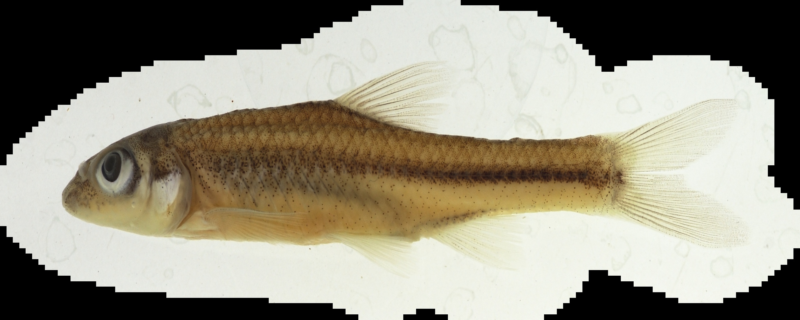
#> input picture pipeline/input_images/INHS_FISH_90766.png, 800 x 320 px
$ python morphology.py ../../pipeline/input_images/INHS_FISH_90766.png ../../pipeline/input_images/INHS_FISH_91459.png out.png ../../pipeline/input_images/INHS_FISH_91459.png
#> lines starting #> are read from the running program, lines starting #| are printed output that depends on the picture; after the words box and inside, x2 and y2 are one past the last pixel; in counts of white or black regions, pixels touching at a corner belong together
#!/usr/bin/env python3
# -*- coding: utf-8 -*-
"""
Created on Fri Apr  8 10:02:59 2022

@author: thibault
"""

import os
import sys
import numpy as np
from PIL import Image
from skimage.measure import label, regionprops, regionprops_table
from math import sqrt
import json


trait_list = ["background", "dorsal_fin", "adipos_fin", "caudal_fin", "anal_fin", "pelvic_fin", "pectoral_fin",
              "head", "eye", "caudal_fin_ray", "alt_fin_ray", "alt_fine_spine", "trunk"]

color_list = [np.array([0, 0, 0]), np.array([254, 0, 0]),
              np.array([0, 254, 0]), np.array([0, 0, 254]),
              np.array([254, 254, 0]), np.array([0, 254, 254]),
              np.array([254, 0, 254]), np.array([254, 254, 254]),
              np.array([0, 254, 102]), np.array([254, 102, 102]),
              np.array([254, 102, 204]), np.array([254, 204, 102]),
              np.array([0, 124, 124])]

# Create dictionnaries to go from channel to color or from trait to color
channel_color_dict = {i: j for i, j in enumerate(color_list)}
trait_color_dict = dict(zip(trait_list, color_list))


def import_segmented_image(image_path):
    '''
    import the image from "image_path" and convert to np.array astype uint8 (0-255)

    '''
    img = Image.open(image_path)
    img_arr = np.array(img, dtype=np.uint8)

    return img_arr


def get_one_trait_mask(img, trait_color_dict, trait_key):
    '''
    Create a mask for a trait define by "trait_key" using "img" (the image array)
    and trait_color_dict (the trait to color dictionnary)

    '''
    color_array = trait_color_dict[trait_key]
    trait_mask = (img[:, :, 0] == color_array[0]) & (
        img[:, :, 1] == color_array[1]) & (img[:, :, 2] == color_array[2])

    return trait_mask


def get_channels_mask(img, trait_color_dict):
    ''' Convert the png image (numpy.ndarray, np.uint8)  (320, 800, 3)
    to a mask_channel (320, 800, 12) Binary map

    input
    output
    img shape -> (320, 800, 3) if normal=True
    else: mask shape -> (12, 320, 800)
        we want to output a PIL image with rgb color value
    '''

    mask = {}
    for color, trait in enumerate(trait_color_dict):

        mask[trait] = get_one_trait_mask(
            img, trait_color_dict, trait).astype("uint8")

    return mask

def get_scale(metadata_file):

    f = open(metadata_file)
    data = json.load(f)
    first_value = list(data.values())[0]

    if first_value['has_ruler']==True:

        scale = round(first_value['scale'],3)
    else: scale =[None]

    return scale


def get_morphology_one_trait(trait_key, mask, parameter=None):

    trait_mask = mask[trait_key]
    total_area = sum(sum(trait_mask))
    label_trait = label(trait_mask)
    regions_trait = regionprops(label_trait)

    result={"area":[], "percent" : [],"centroid":[], "bbox":[]}
    # iterate throught the region sorted by area size
    for region in sorted(regions_trait, key=lambda r: r.area, reverse=True):

        # choose what you want to see
        result["area"].append(region.area)
        result["percent"].append(region.area/total_area)
        result["centroid"].append(region.centroid)
        result["bbox"].append(region.bbox)

    return result, regions_trait


def compare_head_eye(result_head, head, result_eye, eye, metadata_file,  name=None):

    # Checked if there is a major big blob
    if result_head["percent"][0] > 0.85 and result_eye["percent"][0] > 0.85:

        head = head[0]
        eye = eye[0]
        ratio_eye_head = eye.area/(head.area + eye.area)

        coord_head = head.centroid
        coord_eye = eye.centroid

        distance_eye_snout =  abs(head.bbox[1]-eye.bbox[1])
        scale = get_scale(metadata_file)

    return {name:{"eye_head_ratio" : round(ratio_eye_head,3),
                "snout_eye_distance": round(distance_eye_snout,3), "scale":scale}}

def main(image_path, metadata_file, output_json, name):


#> called with output_json = 'out.png'
    img = import_segmented_image(image_path)
#> in import_segmented_image, img is the input picture: PIL image 800x320 RGB; mean R, G, B 150.1, 145.5, 130.1

    mask = get_channels_mask(img, trait_color_dict)
#> the loop in get_channels_mask, `for color, trait in enumerate(trait_color_dict): ` made 13 passes
#> pass 1, in get_one_trait_mask, `trait_mask = (img[:, :, 0] == color_array[0]) & ( img[:, :, 1] == colo..`:
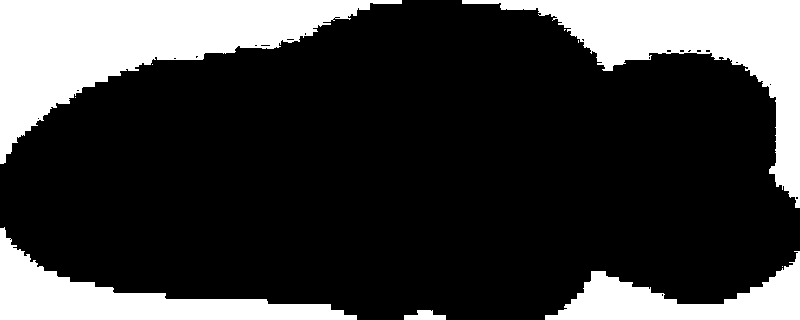
#> trait_mask: shape (320, 800) bool; 24% white; 10 white regions (5 under 20 px), largest, box (x1, y1, x2, y2) and area: (0, 0, 402, 164) 24708, (462, 0, 800, 208) 18322, (0, 227, 357, 320) 10595, (545, 251, 800, 320) 7534, (404, 310, 446, 320) 287
#> after the loop in get_channels_mask, `for color, trait in enumerate(trait_color_dict):`: mask = 13 items
#> mask = 13 items

    # Create your own function
    res_head, head = get_morphology_one_trait("head", mask, parameter=None)
#> in get_morphology_one_trait, `total_area = sum(sum(trait_mask))`: total_area = 0
#> in get_morphology_one_trait, `label_trait = label(trait_mask)`: label_trait: shape (320, 800) int64; every value is 0
#> in get_morphology_one_trait, `regions_trait = regionprops(label_trait)`: regions_trait = []
#> res_head = {'area': [], 'percent': [], 'centroid': [], 'bbox': []}; head = []
    res_eye, eye = get_morphology_one_trait("eye", mask, parameter=None)
#> res_eye has the same summary as res_head; eye = []

    result = compare_head_eye(res_head, head, res_eye, eye, metadata_file, name)

    with open(output_json, 'w') as f:
        json.dump(result, f)

if __name__ == '__main__':

    input_file = sys.argv[1]
    metadata_file = sys.argv[2]
    output_json = sys.argv[3]
    name = sys.argv[4]
#> (the run stopped early here; a loop or call above may not have finished)
